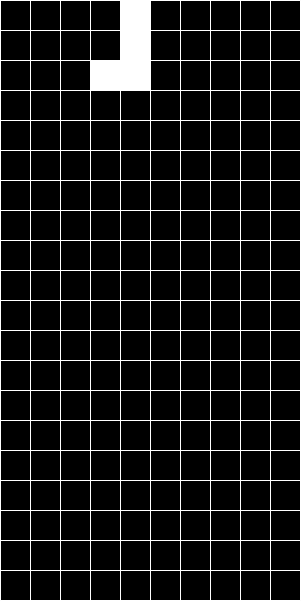
Frame 1 (no input)
Frame 60 (the mouse pressed at the canvas centre just before this capture): identical to frame 1, image omitted
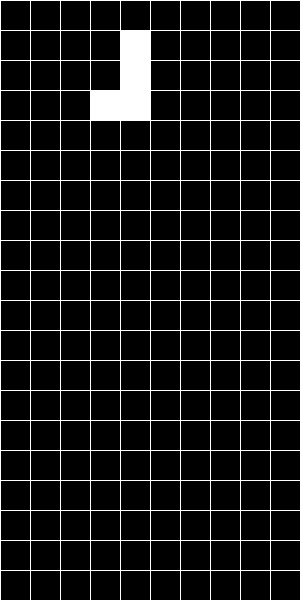
Frame 120 (the mouse held since frame 60 and released just before this capture)

The Processing sketch that drew these frames (run headless with seeded random() and noise(); from frame 60 on, the mouse is pressed at the canvas centre):

// Processing sketch: tetris
// ── tetris.pde
int x = 2;
  int y = 6;
  public board n;
  blockJ b;
  int timer;

  void setup() {
    size(301, 601);
    n = new board();
    b = new blockJ();
    n.setup(20,10);
    // 20 x 10 board
    b.setup(x,y);
  }

  void draw() {
    background(0);
    n.draw();
    autoFall();
    float x1 = 0;
    float y1 = 0;
    while(x1<=300){
      stroke(255);
      line(x1,0,x1,600);
      x1+=30;
    }
    while(y1<=600){
      stroke(255);
      line(0,y1,300,y1);
      y1+=30;
    }
    timer++;
  }
  void autoFall(){
    if(timer >= 60) {
      b.moveDown();
      timer = 0;
    }
  }
  
  void keyPressed() {
    if (key == CODED) {
      } if (keyCode == DOWN) {
        b.moveDown();
        timer = 0;
      } else if (keyCode == LEFT) {;
        b.moveLeft();
      } else if (keyCode == RIGHT) {
        b.moveRight();
      }
  }

 

// ── block.pde
class block{
 int r;
 int c;
 int rInit;
 int cInit;
 blockPiece b1;
 blockPiece b2;
 blockPiece b3;
 blockPiece b4;
 void setup(int r1, int c1){
   r=r1;
   c=c1;
   b1 = new blockPiece();
   b1.setup(r,c);
   b2 = new blockPiece();
   b2.setup(r+1,c);
   b3 = new blockPiece();
   b3.setup(r+2,c);
   b4 = new blockPiece();
   b4.setup(r+3,c);
 }
 void moveRight(){
   if(b1.canMoveRight() && b2.canMoveRight() && b2.canMoveRight() && b4.canMoveRight()){
     b1.moveRight();
     b2.moveRight();
     b3.moveRight();
     b4.moveRight();
   }
 }
 
 void moveLeft(){
   if(b1.canMoveLeft() && b2.canMoveLeft() && b2.canMoveLeft() && b4.canMoveLeft()){
     b1.moveLeft();
     b2.moveLeft();
     b3.moveLeft();
     b4.moveLeft();
   }
 }
   
 void moveDown(){
   if(b1.canMoveDown() && b2.canMoveDown() && b3.canMoveDown() && b4.canMoveDown()){
     b4.moveDown();
     b3.moveDown();
     b2.moveDown();
     b1.moveDown();
     
   }
 }
}

// ── blockI.pde
class blockI extends block{
  int r;
  int c;
  int rInit;
  int cInit;
  void setup(int r1, int c1){
    r=r1;
    c=c1;
    rInit=r1;
    cInit=c1;
    n.board[r][c]=1;
    n.board[r+1][c]=1;
    n.board[r+2][c]=1;
    n.board[r+3][c]=1;
  }
}

// ── blockJ.pde
class blockJ extends block{
  void setup(int r, int c){
   b1 = new blockPiece();
   b1.setup(r,c);
   b2 = new blockPiece();
   b2.setup(r+1,c);
   b3 = new blockPiece();
   b3.setup(r+2,c);
   b4 = new blockPiece();
   b4.setup(r+2,c-1);
  }
}

// ── blockPiece.pde
class blockPiece{
  int r;
  int c;
  int rInit;
  int cInit;
  String blockLetter = "";
  void setup(int r1, int c1){
    rInit=r1;
    cInit=c1;
    r=r1;
    c=c1;
    double rand = Math.random()*7;
    //if (rand < 1) {
    //  blockI I;
    //  I = new blockI();
    //  I.setup(r,c);
    //}
    //else if (rand < 2) {
    //  blockJ J;
    //  J = new blockJ();
    //  J.setup(r,c);
    //}
    //else if (rand < 3) {
    //  blockL L;
    //  L = new blockL();
    //  L.setup(r,c);
    //}
    //else if (rand < 4) {
    //  blockO O;
    //  O = new blockO();
    //  O.setup(r,c);
    //}
    //else if (rand < 5) {
    //  blockS S;
    //  S = new blockS();
    //  S.setup(r,c);
    //}
    //else if (rand < 6) {
    //  blockT T;
    //  T = new blockT();
    //  T.setup(r,c);
    //}
    //else {
    //  blockZ Z;
    //  Z = new blockZ();
    //  Z.setup(r,c);
    //}
    n.board[r][c]=2;
  }
  
  void moveRight(){
    if(n.board[r][c+1]==0 || n.board[r][c+1]==2){
      if(n.board[r][c-1]!=2){
        n.board[r][c] = 0;
      }
      c++;
      n.board[r][c] = 2;
    }
  }
  
  void moveLeft(){
    if(n.board[r][c-1]==0 || n.board[r][c-1]==2){
      if(n.board[r][c+1]!=2){
        n.board[r][c] = 0;
      }
      c--;
      n.board[r][c] = 2;
    }
  }
  
  void moveDown(){
    if(n.board[r+1][c]==0 || n.board[r+1][c]==2){
      n.board[r][c] = 0;
      r++;
      n.board[r][c] = 2;
    } else {
      n.board[r][c] = 1;
      if(n.rowFull(r)){
        n.removeRow(r);
      }
      r=rInit;
      c=cInit;
    }
  }
  int getR(){
    return r;
  }
  
  int getC(){
    return c;
  }
  
  boolean canMoveRight(){
     return n.board[r][c+1]==0 || n.board[r][c+1]==2;
  }
  
   boolean canMoveLeft(){
     return n.board[r][c-1]==0 || n.board[r][c-1]==2;
  }
  
  boolean canMoveDown(){
     return n.board[r+1][c]==0 || n.board[r+1][c]==2;
  }
}

// ── blockT.pde
class blockT extends block{
  void setup(int r, int c){
    n.board[r][c]=1;
    n.board[r][c-1]=1;
    n.board[r][c+1]=1;
    n.board[r+1][c]=1;
  }
}

// ── blockZ.pde
class blockZ extends block{
  void setup(int r, int c){
    n.board[r][c]=1;
    n.board[r][c-1]=1;
    n.board[r+1][c]=1;
    n.board[r+1][c+1]=1;
  }
}

// ── board.pde
class board{
  // the first index is the row the second is the column 
  int[][] board;
  int r;
  int c;
  void setup(int r1, int c1){
    r=r1;
    c=c1;
    board = new int[r+4][c+4];
    for(int i=0; i<r+4; i++){
      for(int j=0; j<c+4; j++){
        board[i][j] = -1;
      }
    }
    for(int i=2; i<r+2; i++){
      for(int j=2; j<c+2; j++){
        board[i][j] = 0;
      }
    }
  }
  void draw(){
    for(int i=2; i<r+2; i++){
      for(int j=2; j<c+2; j++){
        if(board[i][j] == 1 || board[i][j] == 2 ){
          square(30*(j-2),30*(i-2),30);
        }
      }
    }
  }
  
  boolean rowFull(int row){
    //all the rows will have the same c coordinate
    for(int c1=2; c1<c+2; c1++){
      if (board[row][c1]!=1){
        return false;
      }
    }
    return true;
  }
  
  void removeRow(int row){
    for(int r1=row; r1>2; r1--){
      for(int c1=2; c1<c+2; c1++){
        board[r1][c1] = board[r1-1][c1];
      }
    }
  }
}
